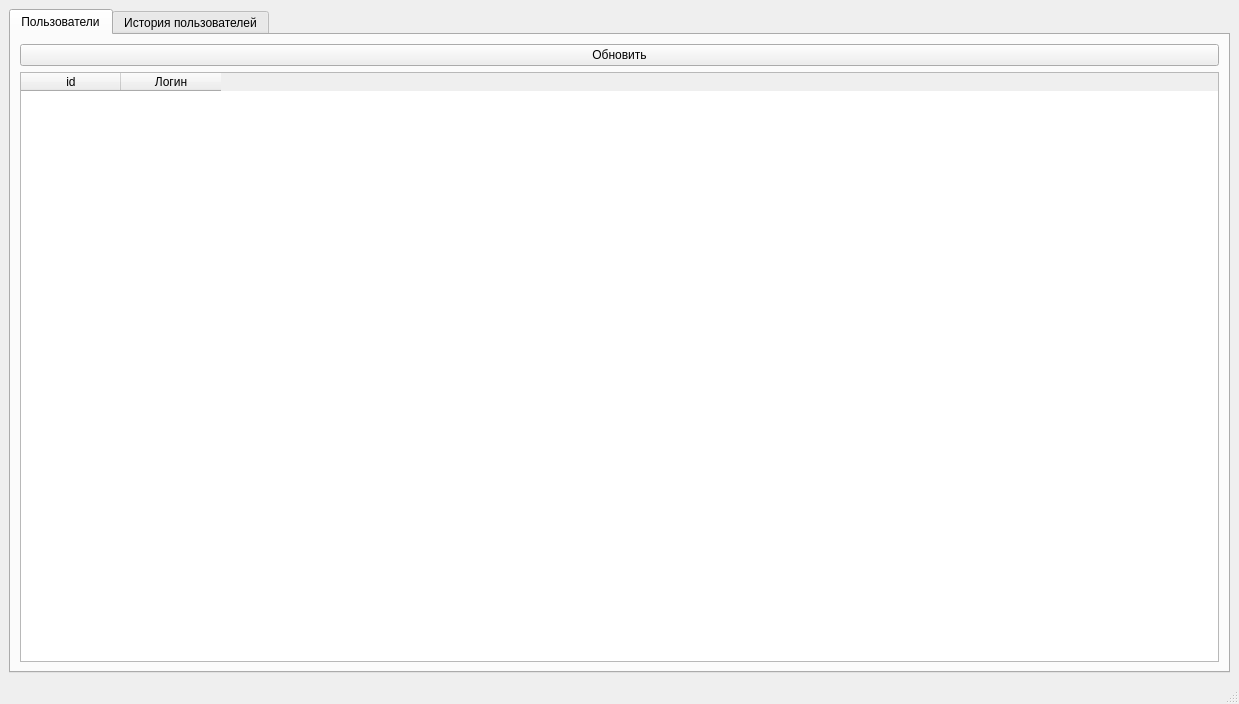
<?xml version="1.0" encoding="UTF-8"?>
<ui version="4.0">
 <class>MainWindow</class>
 <widget class="QMainWindow" name="MainWindow">
  <property name="geometry">
   <rect>
    <x>0</x>
    <y>0</y>
    <width>1239</width>
    <height>704</height>
   </rect>
  </property>
  <property name="cursor">
   <cursorShape>ArrowCursor</cursorShape>
  </property>
  <property name="windowTitle">
   <string>MainWindow</string>
  </property>
  <widget class="QWidget" name="centralwidget">
   <layout class="QVBoxLayout" name="verticalLayout_3">
    <item>
     <widget class="QTabWidget" name="tabWidget">
      <property name="currentIndex">
       <number>0</number>
      </property>
      <widget class="QWidget" name="clientListTab">
       <attribute name="title">
        <string>Пользователи</string>
       </attribute>
       <layout class="QVBoxLayout" name="verticalLayout_2">
        <item>
         <widget class="QPushButton" name="clientListUpdateButton">
          <property name="enabled">
           <bool>true</bool>
          </property>
          <property name="focusPolicy">
           <enum>Qt::TabFocus</enum>
          </property>
          <property name="text">
           <string>Обновить</string>
          </property>
         </widget>
        </item>
        <item>
         <widget class="QTableWidget" name="clientListTableWidget">
          <property name="focusPolicy">
           <enum>Qt::TabFocus</enum>
          </property>
          <property name="columnCount">
           <number>2</number>
          </property>
          <column>
           <property name="text">
            <string>id</string>
           </property>
          </column>
          <column>
           <property name="text">
            <string>Логин</string>
           </property>
          </column>
         </widget>
        </item>
       </layout>
      </widget>
      <widget class="QWidget" name="clientHistoryTab">
       <attribute name="title">
        <string>История пользователей</string>
       </attribute>
       <layout class="QVBoxLayout" name="verticalLayout">
        <item>
         <widget class="QPushButton" name="clientHistoryUpdateButton">
          <property name="focusPolicy">
           <enum>Qt::TabFocus</enum>
          </property>
          <property name="text">
           <string>Обновить</string>
          </property>
         </widget>
        </item>
        <item>
         <widget class="QTableWidget" name="clientHistoryTableWidget"/>
        </item>
       </layout>
      </widget>
     </widget>
    </item>
   </layout>
  </widget>
  <widget class="QMenuBar" name="menubar">
   <property name="geometry">
    <rect>
     <x>0</x>
     <y>0</y>
     <width>1239</width>
     <height>21</height>
    </rect>
   </property>
  </widget>
  <widget class="QStatusBar" name="statusbar"/>
 </widget>
 <resources/>
 <connections/>
</ui>
